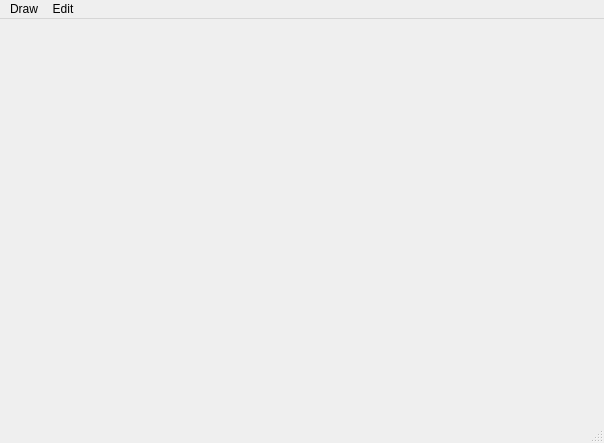
<?xml version="1.0" encoding="UTF-8"?>
<ui version="4.0">
 <class>MainWindow</class>
 <widget class="QMainWindow" name="MainWindow">
  <property name="geometry">
   <rect>
    <x>0</x>
    <y>0</y>
    <width>604</width>
    <height>443</height>
   </rect>
  </property>
  <property name="windowTitle">
   <string>MainWindow</string>
  </property>
  <widget class="QWidget" name="centralwidget">
   <widget class="QLabel" name="label">
    <property name="geometry">
     <rect>
      <x>10</x>
      <y>170</y>
      <width>581</width>
      <height>16</height>
     </rect>
    </property>
    <property name="text">
     <string/>
    </property>
   </widget>
  </widget>
  <widget class="QMenuBar" name="menubar">
   <property name="geometry">
    <rect>
     <x>0</x>
     <y>0</y>
     <width>604</width>
     <height>23</height>
    </rect>
   </property>
   <widget class="QMenu" name="menuDraw">
    <property name="title">
     <string>Draw</string>
    </property>
    <widget class="QMenu" name="menuProperties">
     <property name="title">
      <string>Properties</string>
     </property>
     <addaction name="actionPage_Setup"/>
     <addaction name="actionSet_Password"/>
    </widget>
    <addaction name="actionDraw_Circle"/>
    <addaction name="actionDraw_Rectangle"/>
    <addaction name="actionDraw_Line"/>
    <addaction name="separator"/>
    <addaction name="menuProperties"/>
   </widget>
   <widget class="QMenu" name="menuEdit">
    <property name="title">
     <string>Edit</string>
    </property>
    <addaction name="actionCut"/>
    <addaction name="actionCopy"/>
    <addaction name="actionPaste"/>
   </widget>
   <addaction name="menuDraw"/>
   <addaction name="menuEdit"/>
  </widget>
  <widget class="QStatusBar" name="statusbar"/>
  <action name="actionCut">
   <property name="text">
    <string>Cut</string>
   </property>
  </action>
  <action name="actionCopy">
   <property name="text">
    <string>Copy</string>
   </property>
  </action>
  <action name="actionPaste">
   <property name="text">
    <string>Paste</string>
   </property>
  </action>
  <action name="actionDraw_Circle">
   <property name="text">
    <string>Draw Circle</string>
   </property>
   <property name="shortcut">
    <string>Ctrl+C</string>
   </property>
  </action>
  <action name="actionDraw_Rectangle">
   <property name="text">
    <string>Draw Rectangle</string>
   </property>
  </action>
  <action name="actionDraw_Line">
   <property name="text">
    <string>Draw Line</string>
   </property>
  </action>
  <action name="actionPage_Setup">
   <property name="text">
    <string>Page Setup</string>
   </property>
  </action>
  <action name="actionSet_Password">
   <property name="text">
    <string>Set Password</string>
   </property>
   <property name="shortcut">
    <string>Ctrl+P</string>
   </property>
  </action>
 </widget>
 <resources/>
 <connections/>
</ui>
